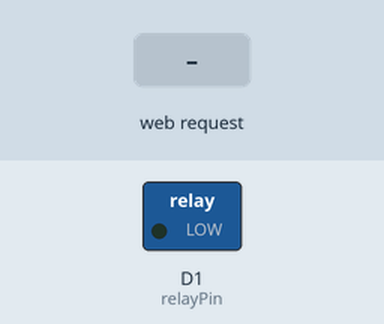
A sketch run on a simulated ESP8266 (NodeMCU). Shown: switched loads named in the sketch (green lamp = pin HIGH). The test bench sets the inputs (shaded band). WiFi joins after 1.5 s; servers stay silent unless stated; EEPROM starts erased; what the sketch prints to the serial monitor is not drawn.

Above: at 3.2 s.
3.3 s: HTTP request GET /setTimer?onTime=1 received
At 4.1 s:
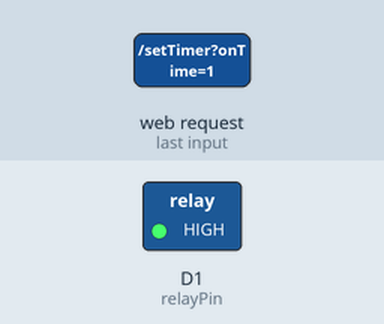
6.3 s: HTTP request GET /setTimer received
At 6.7 s:
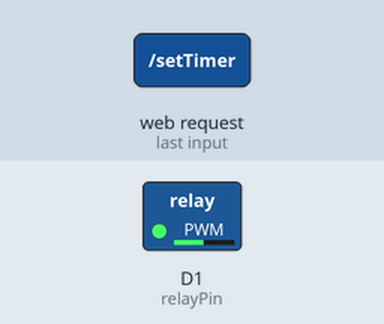
7.8 s: HTTP request GET /toggleRelay received
At 8.6 s:
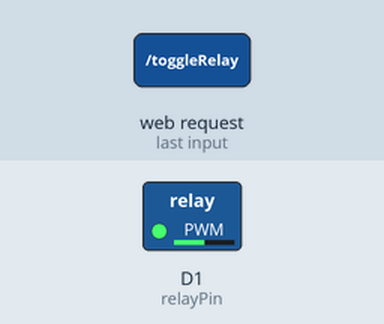
9.3 s: HTTP request GET /setTimer?onTime=120 received
At 10.2 s:
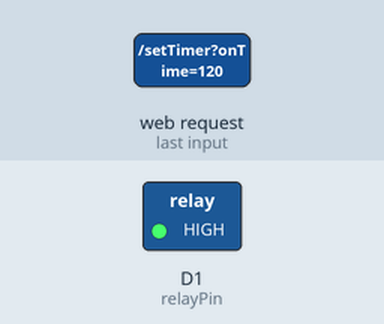
Timing chart, 0 to 11.8 s (numbered marks = the images above; inputs shaded):
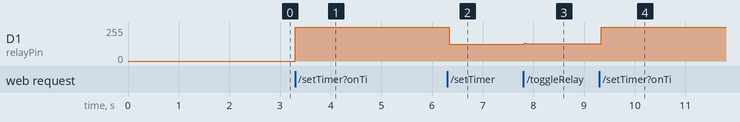

Measured:
- after the input at 3.3 s, D1 (relayPin): 0/255 → 255/255 at once
- after the input at 6.3 s, D1 (relayPin): 255/255 → 125/255 at once
- after the input at 7.8 s, D1 (relayPin): 125/255 → 128/255 at once
- after the input at 9.3 s, D1 (relayPin): 128/255 → 255/255 at once

The sketch:

Pellet.ino
```cpp
#include <ESP8266WiFi.h>
#include <WiFiClient.h>
#include <ESP8266WebServer.h>
#include <EEPROM.h>

const char* ssid = "YOUR_SSID";
const char* password = "YOUR_PASSWORD";
IPAddress staticIP(192, 168, 1, 185);  // The static IP address to use
IPAddress gateway(192, 168, 1, 1);     // The gateway's IP address
IPAddress subnet(255, 255, 255, 0);    // The subnet mask

int relayPin = D1; // The pin connected to the relay
int onTime = 10;    // The time the relay should be on in seconds
int offTime = 10;   // The time the relay should be off in seconds

ESP8266WebServer server(8088); // The web server on port 8088

void handleRoot() {
  String html = "<style>body { background-color: #cccccc; font-family: Arial, Helvetica, Sans-Serif; Color: #000088; font-size: 48px;}</style>";
  html += "<html><body><h1>Pellet Feeder Timer by Mario Ancic@2023</h1>";
  html += "<form method='get' action='setTimer'>";
  html += "<label>On time (in seconds):</label>";
  html += "<input type='text' name='onTime' value='" + String(onTime) + "' size='6' style='font-size: 40px;'><br>";
  html += "<label>Off time (in minutes):</label>";
  html += "<input type='text' name='offTime' value='" + String(offTime / 60) + "' size='6' style='font-size: 40px;'><br>";
  html += "<input type='submit' value='Set Timer' style='font-size: 100px;'><br>";
  html += "</form><br><br><br><br>";
  html += "<form method='get' action='toggleRelay'>";
  html += "<input type='submit' value='Toggle Feeder Relay' style='font-size: 80px;'><br>";
  html += "</form></body></html>";
  server.send(200, "text/html", html);
}

void handleSetTimer() {
  onTime = server.arg("onTime").toInt();
  int offMinutes = server.arg("offTime").toInt();
  offTime = offMinutes * 60; // Convert minutes to seconds

  EEPROM.begin(sizeof(int) * 2);
  EEPROM.put(0, onTime);
  EEPROM.put(sizeof(int), offTime);
  EEPROM.end();

  server.send(200, "text/plain", "Timer set");


}

void handleToggleRelay() {
  digitalWrite(relayPin, !digitalRead(relayPin));
  server.send(200, "text/plain", "Relay toggled");

}

void setup() {
  pinMode(relayPin, OUTPUT);
  digitalWrite(relayPin, LOW);

  WiFi.begin(ssid, password);
  while (WiFi.status() != WL_CONNECTED) {
    delay(1000);
    Serial.println("Connecting to WiFi...");
  }
  Serial.println("Connected to WiFi");

  WiFi.config(staticIP, gateway, subnet);

  EEPROM.begin(sizeof(int) * 2);
  EEPROM.get(0, onTime);
  EEPROM.get(sizeof(int), offTime);
  EEPROM.end();

  server.on("/", handleRoot);
  server.on("/setTimer", handleSetTimer);
  server.on("/toggleRelay", handleToggleRelay);
  server.begin();
  Serial.println("Web server started");
}

void loop() {
  static unsigned long lastRelayToggle = 0;
  static bool relayState = false;
  if (millis() - lastRelayToggle >= (relayState ? onTime : offTime) * 1000) {
    lastRelayToggle = millis();
    relayState = !relayState;
    digitalWrite(relayPin, relayState);
  }
  server.handleClient();
}
```
